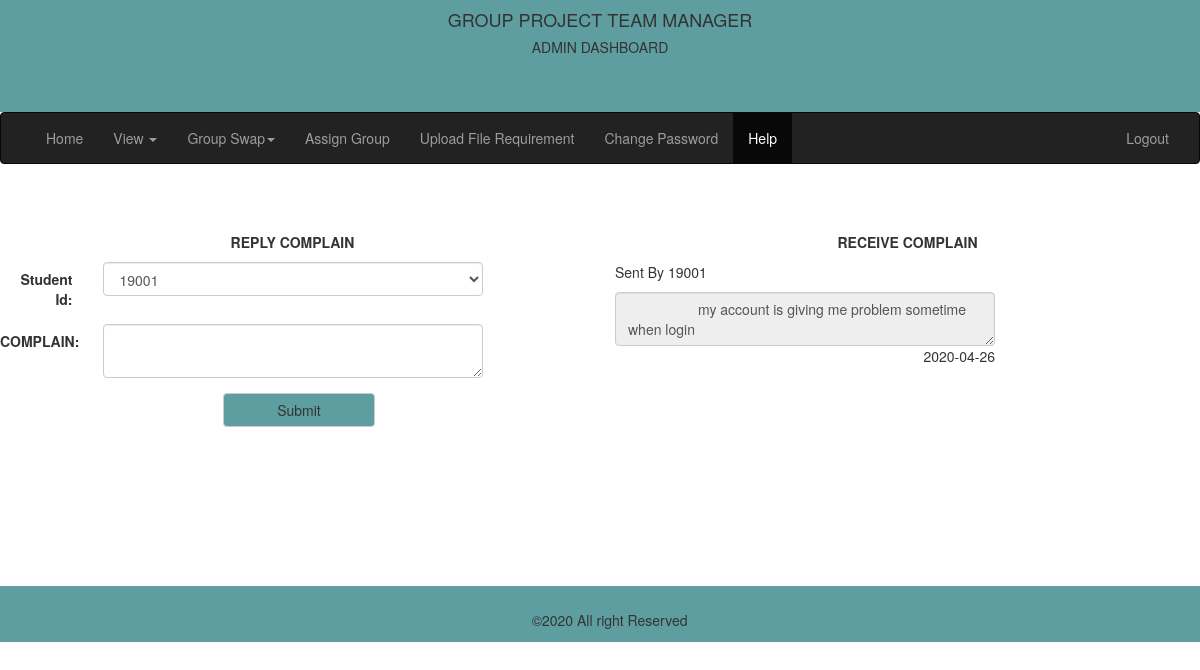
The page /admin/help.php (signed in) on the database its author committed.
### tables this page shows
CREATE TABLE `helps` (
  `helps_id` int(11) NOT NULL,
  `student_id` int(11) NOT NULL,
  `message` mediumtext NOT NULL,
  `date` varchar(20) NOT NULL
);

### admin/help.php (the view, shortened to what this page needs)
<!DOCTYPE html>
<html lang="en">
<head>
<link rel="stylesheet" href="../css/bootstrap.min.css">
</head>
<body>
<div class="container-fluid">
<div class="row" style="background:#5F9EA0; height:8em;">
<div class="col-sm-12">
<h4 class="text-center text-uppercase">Group Project Team Manager</h4>
<h5 class="text-center text-uppercase">Admin Dashboard</h5>
</div>
</div>
<div class="row">
<nav class="navbar navbar-inverse">
  <div class="container-fluid">
    <div class="collapse navbar-collapse" id="myNavbar">
      <ul class="nav navbar-nav">
        <li ><a href="dashboard.php">Home</a></li>
        <li class="dropdown">
          <a class="dropdown-toggle" data-toggle="dropdown" href="#">View <span class="caret"></span></a>
        </li>
        <li class="dropdown">
          <a class="dropdown-toggle" data-toggle="dropdown" href="#">Group Swap<span class="caret"></span></a>
        </li>
        <li><a href="assign_groups.php">Assign Group</a></li>
        <li><a href="upload_file_requirement.php">Upload File Requirement</a></li>
        <li><a href="change_password.php">Change Password</a></li>
      <li class="active"><a href="help.php">Help</a></li>
      </ul>
      <ul class="nav navbar-nav navbar-right">
        <li><a href="logout.php">Logout</a></li>
      </ul>
    </div>
</nav>
</div>
</div>
<div class="row" style="margin-top:4%;margin-bottom:12%;">
<div class="col-sm-6">
<p class="text-center"><strong>REPLY COMPLAIN</strong></p>
<form class="form-horizontal" role="form" method="post" enctype="multipart/form-data">
<div class="form-group">
    <label class="control-label col-sm-2" for="name">Student Id:</label>
    <div class="col-sm-8">
      <select  class="form-control" id="name" name="sid" required>
	  <?php
$sql=mysqli_query($conn,"select * from student");
while($row=mysqli_fetch_array($sql))
{
?>
 <option value="<?php echo $row['student_id'];?>"><?php echo $row['student_id'];?></option>
<?php } ?>
	  </select>
    </div>
  </div>
   <div class="form-group">
    <label class="control-label col-sm-2" for="comment">COMPLAIN:</label>
    <div class="col-sm-8">
      <textarea class="form-control" id="comment" name="help" cols="50" required>
	  </textarea>
    </div>
  </div>
  <div class="form-group col-sm-7">
    <div class="col-sm-offset-8 col-sm-10">
      <button type="submit" class="btn btn-default col-sm-8" style="background:#5F9EA0;" name="add">Submit</button>
    </div>
  </div>
  </form>
</div>
<div class="col-sm-6">
<p class="text-center"><strong>RECEIVE COMPLAIN</strong></p>
<form class="form-horizontal" role="form" method="post">
<?php
$receive=mysqli_query($conn,"select * from helps");
while($fetch_receive=mysqli_fetch_array($receive))
{
?>
  <div class="form-group">
    <div class="col-sm-8">
	<?php
	echo "<p class='text-left'> Sent By ".$fetch_receive['student_id']."</p>";?>
      <textarea class="form-control" id="file" disabled>
	  <?php echo $fetch_receive['message'];?>
	  </textarea>
	  <?php echo "<p class='text-right'>".$fetch_receive['date']."</p>";?>
    </div>
  </div>
<?php } ?>
  </form>
</div>
</div>
<div class="row" style="background:#5F9EA0;height:4em; padding-top:2%;">
<div class="col-sm-7 text-right">
<p>&copy;2020 All right Reserved</p>
</div>
</div>
</body>
</html>

### rows shown on the page
helps: student "19001", message "my account is giving me problem sometime when login", date "2020-04-26"

### other values the page prints
form field sid "19001"
